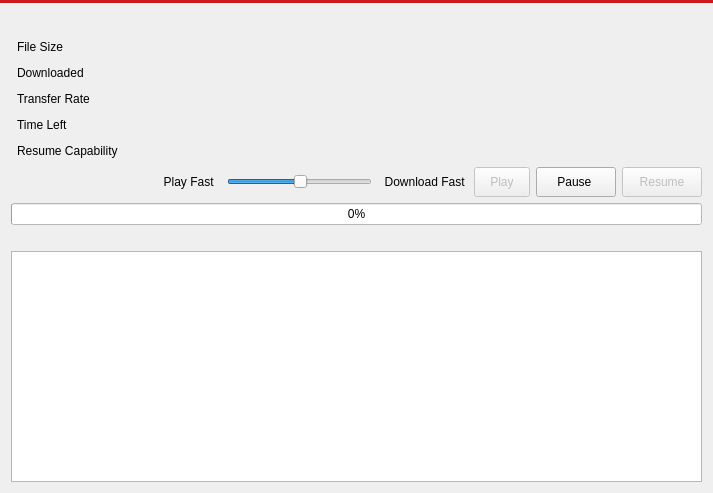
<?xml version="1.0" encoding="UTF-8"?>
<ui version="4.0">
 <class>DownloadDialog</class>
 <widget class="QWidget" name="DownloadDialog">
  <property name="geometry">
   <rect>
    <x>0</x>
    <y>0</y>
    <width>713</width>
    <height>493</height>
   </rect>
  </property>
  <property name="windowTitle">
   <string>Form</string>
  </property>
  <property name="windowIcon">
   <iconset resource="icons.qrc">
    <normaloff>:/menu_icon/icon/dicon.png</normaloff>:/menu_icon/icon/dicon.png</iconset>
  </property>
  <property name="autoFillBackground">
   <bool>false</bool>
  </property>
  <property name="styleSheet">
   <string notr="true">QWidget#DownloadDialog {
   border-top: 3px solid #cc181e;
	
}

QProgressBar#progressBar {
	background: white;
}</string>
  </property>
  <layout class="QVBoxLayout" name="verticalLayout_3">
   <item>
    <widget class="QLabel" name="lbl_url">
     <property name="sizePolicy">
      <sizepolicy hsizetype="Fixed" vsizetype="Fixed">
       <horstretch>0</horstretch>
       <verstretch>0</verstretch>
      </sizepolicy>
     </property>
     <property name="maximumSize">
      <size>
       <width>800</width>
       <height>16777215</height>
      </size>
     </property>
     <property name="font">
      <font>
       <family>Segoe UI</family>
      </font>
     </property>
     <property name="styleSheet">
      <string notr="true">padding: 3px; </string>
     </property>
     <property name="text">
      <string/>
     </property>
    </widget>
   </item>
   <item>
    <layout class="QHBoxLayout" name="horizontalLayout">
     <item>
      <layout class="QVBoxLayout" name="verticalLayout">
       <item>
        <widget class="QLabel" name="label">
         <property name="font">
          <font>
           <family>Segoe UI</family>
          </font>
         </property>
         <property name="styleSheet">
          <string notr="true">padding: 3px; </string>
         </property>
         <property name="text">
          <string>File Size</string>
         </property>
        </widget>
       </item>
       <item>
        <widget class="QLabel" name="label_2">
         <property name="font">
          <font>
           <family>Segoe UI</family>
          </font>
         </property>
         <property name="styleSheet">
          <string notr="true">padding: 3px; </string>
         </property>
         <property name="text">
          <string>Downloaded</string>
         </property>
        </widget>
       </item>
       <item>
        <widget class="QLabel" name="label_3">
         <property name="font">
          <font>
           <family>Segoe UI</family>
          </font>
         </property>
         <property name="styleSheet">
          <string notr="true">padding: 3px; </string>
         </property>
         <property name="text">
          <string>Transfer Rate</string>
         </property>
        </widget>
       </item>
       <item>
        <widget class="QLabel" name="label_4">
         <property name="font">
          <font>
           <family>Segoe UI</family>
          </font>
         </property>
         <property name="styleSheet">
          <string notr="true">padding: 3px; </string>
         </property>
         <property name="text">
          <string>Time Left</string>
         </property>
        </widget>
       </item>
       <item>
        <widget class="QLabel" name="label_5">
         <property name="font">
          <font>
           <family>Segoe UI</family>
          </font>
         </property>
         <property name="styleSheet">
          <string notr="true">padding: 3px; </string>
         </property>
         <property name="text">
          <string>Resume Capability</string>
         </property>
        </widget>
       </item>
      </layout>
     </item>
     <item>
      <layout class="QVBoxLayout" name="verticalLayout_2">
       <item>
        <widget class="QLabel" name="lbl_filesize">
         <property name="font">
          <font>
           <family>Segoe UI</family>
          </font>
         </property>
         <property name="styleSheet">
          <string notr="true">padding: 3px; </string>
         </property>
         <property name="text">
          <string/>
         </property>
        </widget>
       </item>
       <item>
        <widget class="QLabel" name="lbl_downloaded">
         <property name="font">
          <font>
           <family>Segoe UI</family>
          </font>
         </property>
         <property name="styleSheet">
          <string notr="true">padding: 3px; </string>
         </property>
         <property name="text">
          <string/>
         </property>
        </widget>
       </item>
       <item>
        <widget class="QLabel" name="lbl_transferRate">
         <property name="font">
          <font>
           <family>Segoe UI</family>
          </font>
         </property>
         <property name="styleSheet">
          <string notr="true">padding: 3px; </string>
         </property>
         <property name="text">
          <string/>
         </property>
        </widget>
       </item>
       <item>
        <widget class="QLabel" name="lbl_timeLeft">
         <property name="font">
          <font>
           <family>Segoe UI</family>
          </font>
         </property>
         <property name="styleSheet">
          <string notr="true">padding: 3px; </string>
         </property>
         <property name="text">
          <string/>
         </property>
        </widget>
       </item>
       <item>
        <widget class="QLabel" name="lbl_resumeCapability">
         <property name="font">
          <font>
           <family>Segoe UI</family>
          </font>
         </property>
         <property name="styleSheet">
          <string notr="true">padding: 3px; </string>
         </property>
         <property name="text">
          <string/>
         </property>
        </widget>
       </item>
      </layout>
     </item>
     <item>
      <spacer name="horizontalSpacer">
       <property name="orientation">
        <enum>Qt::Horizontal</enum>
       </property>
       <property name="sizeHint" stdset="0">
        <size>
         <width>40</width>
         <height>20</height>
        </size>
       </property>
      </spacer>
     </item>
    </layout>
   </item>
   <item>
    <layout class="QHBoxLayout" name="horizontalLayout_2">
     <item>
      <spacer name="horizontalSpacer_2">
       <property name="orientation">
        <enum>Qt::Horizontal</enum>
       </property>
       <property name="sizeHint" stdset="0">
        <size>
         <width>40</width>
         <height>20</height>
        </size>
       </property>
      </spacer>
     </item>
     <item>
      <widget class="QLabel" name="play_fast_lbl">
       <property name="text">
        <string>  Play Fast  </string>
       </property>
      </widget>
     </item>
     <item>
      <widget class="QSlider" name="horizontalSlider">
       <property name="styleSheet">
        <string notr="true"/>
       </property>
       <property name="singleStep">
        <number>10</number>
       </property>
       <property name="sliderPosition">
        <number>50</number>
       </property>
       <property name="tracking">
        <bool>true</bool>
       </property>
       <property name="orientation">
        <enum>Qt::Horizontal</enum>
       </property>
       <property name="tickPosition">
        <enum>QSlider::NoTicks</enum>
       </property>
       <property name="tickInterval">
        <number>10</number>
       </property>
      </widget>
     </item>
     <item>
      <widget class="QLabel" name="download_fast_lbl">
       <property name="text">
        <string>  Download Fast </string>
       </property>
      </widget>
     </item>
     <item>
      <widget class="QPushButton" name="btn_play">
       <property name="enabled">
        <bool>false</bool>
       </property>
       <property name="styleSheet">
        <string notr="true">padding: 7px 15px;</string>
       </property>
       <property name="text">
        <string>Play</string>
       </property>
      </widget>
     </item>
     <item>
      <widget class="QPushButton" name="btn_pause">
       <property name="minimumSize">
        <size>
         <width>80</width>
         <height>0</height>
        </size>
       </property>
       <property name="font">
        <font>
         <family>Segoe UI</family>
        </font>
       </property>
       <property name="styleSheet">
        <string notr="true">padding: 7px 14px;</string>
       </property>
       <property name="text">
        <string>Pause </string>
       </property>
      </widget>
     </item>
     <item>
      <widget class="QPushButton" name="btn_resume">
       <property name="enabled">
        <bool>false</bool>
       </property>
       <property name="minimumSize">
        <size>
         <width>80</width>
         <height>0</height>
        </size>
       </property>
       <property name="font">
        <font>
         <family>Segoe UI</family>
        </font>
       </property>
       <property name="styleSheet">
        <string notr="true">padding: 7px 14px;</string>
       </property>
       <property name="text">
        <string>Resume</string>
       </property>
      </widget>
     </item>
    </layout>
   </item>
   <item>
    <widget class="QProgressBar" name="progressBar">
     <property name="autoFillBackground">
      <bool>false</bool>
     </property>
     <property name="styleSheet">
      <string notr="true"/>
     </property>
     <property name="value">
      <number>0</number>
     </property>
     <property name="format">
      <string>%p%</string>
     </property>
    </widget>
   </item>
   <item>
    <spacer name="horizontalSpacer_3">
     <property name="orientation">
      <enum>Qt::Horizontal</enum>
     </property>
     <property name="sizeHint" stdset="0">
      <size>
       <width>40</width>
       <height>20</height>
      </size>
     </property>
    </spacer>
   </item>
   <item>
    <widget class="QGraphicsView" name="graphicsView"/>
   </item>
  </layout>
 </widget>
 <resources>
  <include location="icons.qrc"/>
 </resources>
 <connections/>
</ui>
